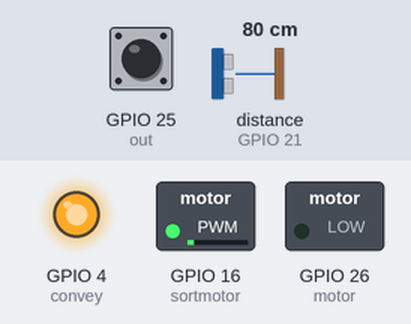
The program below on a simulated Raspberry Pi (BCM pin numbers). Parts: switched loads named in the program (green lamp = pin HIGH), output pins drawn as LEDs (lit = HIGH). The test bench sets the inputs (shaded band); at power-on: distance to the obstacle (sensor on GPIO 21) 80 cm, GPIO 25 (out) HIGH. The echo pulse lasts 58.3 µs per cm; the clock reads 2024-03-15 10:24:30 at power-on unless the program sets it; random numbers come from a fixed seed; no MQTT or app messages arrive unless stated; pins used as bus, display or sensor lines are not drawn; what the program prints to the terminal is not drawn.

Above: at 1.3 s.
1.4 s: distance to the obstacle (sensor on GPIO 21) set to 8 cm
3.3 s: distance to the obstacle (sensor on GPIO 21) set to 5 cm
At 5.1 s:
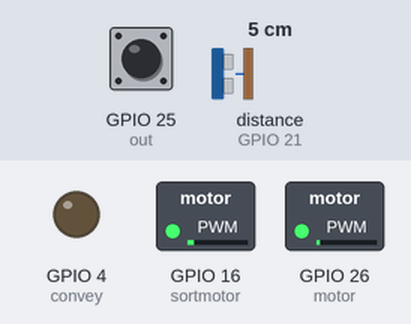
Timing chart, 0 to 11.7 s (numbered marks = the images above; inputs shaded):
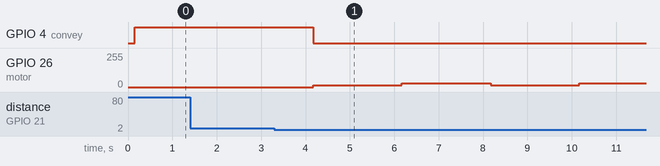

Measured:
- the behaviour switches between 7 and 6 cm on distance to the obstacle (sensor on GPIO 21) (found by bisection; images 0 and 1)
- after the input at 1.4 s, every drawn part: stays the same
- after the input at 3.3 s, GPIO 4 (convey): HIGH → LOW after 0.87 s; GPIO 26 (motor): alternates 28/255 for 2.0 s and 13/255 for 2.0 s, starting after 0.87 s

The program:

Test.py
```python
import RPi.GPIO as GPIO
import time
import datetime as dt
from typing import OrderedDict, Sequence
import random
import paho.mqtt.client as mqtt
import json

convey = 4 # Raspberry pi PIN 4
triggerPin = 20
echoPin = 21
motor = 26
sortmotor = 16
s2 = 23 # Raspberry Pi Pin 23
s3 = 24 # Raspberry Pi Pin 24
out = 25 # sensing pin 25

GPIO.setwarnings(False)
GPIO.setmode(GPIO.BCM)
GPIO.setup(convey, GPIO.OUT)
GPIO.setup(triggerPin, GPIO.OUT)
GPIO.setup(echoPin, GPIO.IN)
GPIO.setup(motor, GPIO.OUT)
GPIO.setup(sortmotor, GPIO.OUT)
GPIO.setup(out,GPIO.IN, pull_up_down=GPIO.PUD_UP)
GPIO.setup(s2,GPIO.OUT)
GPIO.setup(s3,GPIO.OUT)
cycles = GPIO.PWM(motor, 50)
sort = GPIO.PWM(sortmotor, 50)

dev_id = 'MACHINE01'
broker_address = '210.119.12.92'
pub_topic = 'factory1/machine1/data/'

#mqtt inti
print('MQTT Client')
client2 = mqtt.Client(dev_id)
client2.connect(broker_address)
print('MQTT Client connected')

global end

def Sensing():
    try:
        while True:
            GPIO.output(triggerPin,1)
            time.sleep(0.00001)
            GPIO.output(triggerPin,0)

            while GPIO.input(echoPin) == 0:
                start = time.time()
            while GPIO.input(echoPin) == 1:
                stop = time.time()

            rtTotime = stop - start
            distance = round((rtTotime * (34000/2)),2)
            time.sleep(0.5)
            print(distance)

            if (distance < 7):
                GPIO.output(convey, 0)
                print("가공 중")
                startTime, endTime, workTime, prepareTime = Work()
                print("가공 완료")
                print("불량검수")
                defect = Defect()
                print("불량검수 완료")
                GPIO.output(convey, 1)
                print(startTime, endTime, workTime, prepareTime, defect)
                send_data(startTime, endTime, workTime, prepareTime, defect)
                time.sleep(7)
                if(defect != "Sucess"):
                    Sorting()


    except KeyboardInterrupt:
        print("종료")
        End()

def Work():
        global end
        start = time.time()
        startTime = dt.datetime.now().strftime('%Y-%m-%d %H:%M:%S')
        prepareTime = round(start - end,2)
        num = random.randrange(2,4)
        for i in range(num):
            cycles.start(5)
            time.sleep(2)
            cycles.ChangeDutyCycle(11)
            time.sleep(2)
        end = time.time()
        endTime = dt.datetime.now().strftime('%Y-%m-%d %H:%M:%S')
        workTime = round(end - start,2)
        return startTime, endTime, workTime, prepareTime

def Defect():
   result = ""

   while True:
    r = read_value(GPIO.LOW, GPIO.LOW)
    time.sleep(0.1)
    g = read_value(GPIO.HIGH, GPIO.HIGH)
    time.sleep(0.1)
    b = read_value(GPIO.LOW, GPIO.HIGH)

    print('red = {0}, green = {1}, blue = {2}'.format(r, g, b))

    if r > 200000 and g > 200000 and b > 180000:
        result = "BLACK"
    else:
        if (b < g) and (b < r):
            result = "Sucess" #Blue
        elif (g < b) and (g < r):
            result = "Fail" #Green
        elif (r < g) and (r < b):
            result = "Fail" #Red
    print(result)
    return result

def read_value(a0, a1):
   GPIO.output(s2, a0)
   GPIO.output(s3, a1)
   # 센서를 조정할 시간을 준다
   time.sleep(0.1)
   # 전체주기 웨이팅(전체주기로 계산됨)
   GPIO.wait_for_edge(out, GPIO.FALLING)
   GPIO.wait_for_edge(out, GPIO.RISING)
   start = time.time()
   GPIO.wait_for_edge(out, GPIO.FALLING)
   return (time.time() - start) * 1000000

#모터로 불량품 쳐내기
def Sorting():
    sort.ChangeDutyCycle(7)
    time.sleep(2)
    sort.ChangeDutyCycle(10)
    time.sleep(1)


def send_data(startTime, endTime, workTime, prepareTime, defect):

    currtime = dt.datetime.now().strftime('%Y-%m-%d %H:%M:%S')
    #json data gen
    raw_data = OrderedDict()
    raw_data['DEV_ID'] = dev_id
    raw_data['PRC_TIME'] = currtime
    raw_data['PRC_Start'] = startTime
    raw_data['PRC_End'] = endTime
    raw_data['PRC_Work'] = workTime
    raw_data['PRC_Prepare'] = prepareTime
    raw_data['PRC_Total'] = workTime + prepareTime
    raw_data['PRC_Defect'] = defect

    pub_data = json.dumps(raw_data, ensure_ascii=False, indent='\t')
    print(pub_data)
    #mqtt_publish
    client2.publish(pub_topic, pub_data)

def End():
    GPIO.output(convey, 0)
    GPIO.output(triggerPin, 0)
    GPIO.cleanup()

if(__name__=='__main__'):
    end = time.time()
    GPIO.output(convey, 1)
    sort.start(10)
    Sensing()
```
